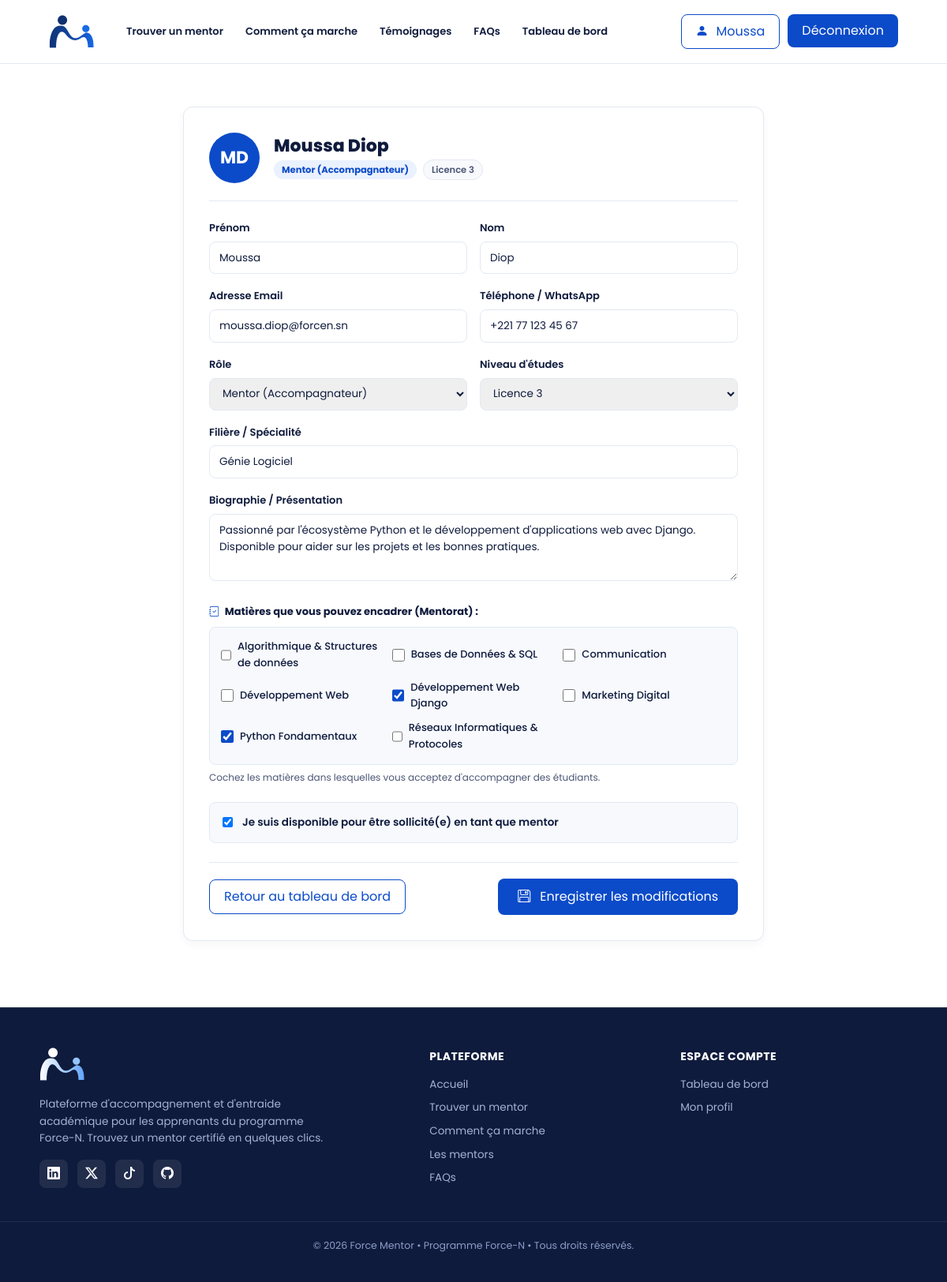
Screenshot of /auth/profil/ (signed in) with the database file from the repository.
### accounts/models.py (models this page shows, shortened)
class Profile(models.Model):
    ROLE_CHOICES = [
        ('MENTORE', 'Mentoré (Apprenant)'),
        ('MENTOR', 'Mentor (Accompagnateur)'),
        ('LES_DEUX', 'Mentor & Mentoré'),
    ]
    NIVEAU_CHOICES = [
        ('L1', 'Licence 1'),
        ('L2', 'Licence 2'),
        ('L3', 'Licence 3'),
        ('M1', 'Master 1'),
        ('M2', 'Master 2'),
        ('CERTIF', 'Formation certifiante (Force-N)'),
        ('AUTRE', 'Autre'),
    ]
    user = models.OneToOneField(User, on_delete=models.CASCADE, related_name='profile')
    role = models.CharField(max_length=20, choices=ROLE_CHOICES, default='MENTORE')
    filiere = models.CharField(max_length=150, blank=True, help_text="Ex: Génie Logiciel, Réseaux, Web...")
    niveau = models.CharField(max_length=20, choices=NIVEAU_CHOICES, default='L1')
    bio = models.TextField(blank=True, help_text="Présentez-vous, vos objectifs ou vos compétences")
    telephone = models.CharField(max_length=30, blank=True, help_text="Numéro WhatsApp ou contact")
    est_disponible = models.BooleanField(default=True, help_text="Disponible pour du mentorat")
    photo = models.ImageField(upload_to='profiles/', blank=True, null=True, help_text="Photo de profil")
    class Meta:
        verbose_name = "Profil Étudiant"
        verbose_name_plural = "Profils Étudiants"
    @property
    def est_mentor(self):
        return self.role in ['MENTOR', 'LES_DEUX']

### mentorship/models.py (models this page shows, shortened)
class Matiere(models.Model):
    nom = models.CharField(max_length=100, unique=True)
    description = models.TextField(blank=True)
    icone = models.CharField(max_length=50, default='bi-journal-code', blank=True, help_text="Classe d'icône Bootstrap Icons")
    class Meta:
        verbose_name = "Matière"
        verbose_name_plural = "Matières"
        ordering = ['nom']

### accounts/views.py (the view)
# urls.py: path('profil/', views.profile_view, name='profile'),
@login_required
def profile_view(request):
    profile = request.user.profile
    all_matieres = Matiere.objects.all()
    user_competences = profile.competences.all()
    user_matiere_ids = list(user_competences.values_list('matiere_id', flat=True))
    if request.method == 'POST':
        form = ProfileUpdateForm(request.POST, instance=profile)
        if form.is_valid():
            form.save()
            if profile.est_mentor:
                selected_matieres = request.POST.getlist('matieres')
                CompetenceMentor.objects.filter(mentor=profile).exclude(matiere_id__in=selected_matieres).delete()
                for mid in selected_matieres:
                    if mid.isdigit():
                        CompetenceMentor.objects.get_or_create(
                            mentor=profile,
                            matiere_id=int(mid),
                            defaults={'niveau_expertise': 'AVANCE'}
                        )
            messages.success(request, "Votre profil a été mis à jour avec succès !")
            return redirect('profile')
    else:
        form = ProfileUpdateForm(instance=profile)
    return render(request, 'accounts/profile.html', {
        'form': form,
        'profile': profile,
        'all_matieres': all_matieres,
        'user_matiere_ids': user_matiere_ids,
    })

### accounts/forms.py (shortened to what this page needs)
class ProfileUpdateForm(forms.ModelForm):
    first_name = forms.CharField(max_length=30, required=True, label="Prénom")
    last_name = forms.CharField(max_length=30, required=True, label="Nom")
    email = forms.EmailField(required=True, label="Adresse Email")
    class Meta:
        model = Profile
        fields = ['role', 'filiere', 'niveau', 'bio', 'telephone', 'est_disponible']
        labels = {
            'role': 'Rôle sur la plateforme',
            'filiere': 'Filière / Spécialité',
            'niveau': "Niveau d'études",
            'bio': 'Biographie / Description',
            'telephone': 'Numéro WhatsApp / Contact',
            'est_disponible': 'Disponible pour du mentorat',
        }
        widgets = {
            'bio': forms.Textarea(attrs={'rows': 3}),
        }
    def __init__(self, *args, **kwargs):
        super().__init__(*args, **kwargs)
        if self.instance and self.instance.user:
            self.fields['first_name'].initial = self.instance.user.first_name
            self.fields['last_name'].initial = self.instance.user.last_name
            self.fields['email'].initial = self.instance.user.email

### templates/accounts/profile.html (shortened to what this page needs)
{% extends 'base.html' %}
{% block content %}
<div class="container py-4" style="max-width: 760px; margin: 30px auto;">
    <div class="card" style="background:#fff; border: 1px solid var(--line); border-radius: 12px; padding: 32px; box-shadow: 0 4px 12px rgba(15,27,61,0.04);">
        <div style="display: flex; align-items: center; gap: 18px; padding-bottom: 22px; border-bottom: 1px solid var(--line); margin-bottom: 24px;">
            <div class="avatar avatar--initials" style="width: 64px; height: 64px; font-size: 22px; border-radius: 50%;">
                {{ user.first_name|slice:":1"|upper|default:"U" }}{{ user.last_name|slice:":1"|upper|default:"" }}
            </div>
            <div>
                <h1 style="font-size: 22px; font-weight: 800; color: var(--ink); margin: 0 0 4px;">{{ user.get_full_name|default:user.username }}</h1>
                <div style="display: flex; gap: 8px; align-items: center;">
                    <span style="font-size: 11.5px; font-weight: 700; color: var(--blue); background: #eaf1ff; padding: 3px 10px; border-radius: 20px;">
                        {{ profile.get_role_display }}
                    </span>
                    <span style="font-size: 11.5px; font-weight: 600; color: var(--muted); background: var(--bg); border: 1px solid var(--line); padding: 3px 10px; border-radius: 20px;">
                        {{ profile.get_niveau_display }}
                    </span>
                </div>
            </div>
        </div>
        <form method="post">
            <div style="display: grid; grid-template-columns: 1fr 1fr; gap: 16px; margin-bottom: 18px;">
                <div>
                    <label style="display: block; font-size: 13px; font-weight: 600; color: var(--ink); margin-bottom: 6px;">Prénom</label>
                    {{ form.first_name }}
                </div>
                <div>
                    <label style="display: block; font-size: 13px; font-weight: 600; color: var(--ink); margin-bottom: 6px;">Nom</label>
                    {{ form.last_name }}
                </div>
            </div>
            <div style="display: grid; grid-template-columns: 1fr 1fr; gap: 16px; margin-bottom: 18px;">
                <div>
                    <label style="display: block; font-size: 13px; font-weight: 600; color: var(--ink); margin-bottom: 6px;">Adresse Email</label>
                    {{ form.email }}
                </div>
                <div>
                    <label style="display: block; font-size: 13px; font-weight: 600; color: var(--ink); margin-bottom: 6px;">Téléphone / WhatsApp</label>
                    {{ form.telephone }}
                </div>
            </div>
            <div style="display: grid; grid-template-columns: 1fr 1fr; gap: 16px; margin-bottom: 18px;">
                <div>
                    <label style="display: block; font-size: 13px; font-weight: 600; color: var(--ink); margin-bottom: 6px;">Rôle</label>
                    {{ form.role }}
                </div>
                <div>
                    <label style="display: block; font-size: 13px; font-weight: 600; color: var(--ink); margin-bottom: 6px;">Niveau d'études</label>
                    {{ form.niveau }}
                </div>
            </div>
            <div style="margin-bottom: 18px;">
                <label style="display: block; font-size: 13px; font-weight: 600; color: var(--ink); margin-bottom: 6px;">Filière / Spécialité</label>
                {{ form.filiere }}
            </div>
            <div style="margin-bottom: 22px;">
                <label style="display: block; font-size: 13px; font-weight: 600; color: var(--ink); margin-bottom: 6px;">Biographie / Présentation</label>
                {{ form.bio }}
            </div>
            {% if profile.est_mentor %}
            <div style="margin-bottom: 22px;" id="matieresSection">
                <label style="display: block; font-size: 13px; font-weight: 700; color: var(--ink); margin-bottom: 8px;">
                    <i class="bi bi-journal-check" style="color: var(--blue); margin-right: 4px;"></i> Matières que vous pouvez encadrer (Mentorat) :
                </label>
                <div style="display: grid; grid-template-columns: repeat(auto-fill, minmax(200px, 1fr)); gap: 10px; background: var(--bg); border: 1.5px solid var(--line); border-radius: 8px; padding: 14px;">
                    {% for mat in all_matieres %}
                    <label style="display: flex; align-items: center; gap: 8px; font-size: 13px; font-weight: 500; color: var(--ink); cursor: pointer; margin: 0;">
                        <input type="checkbox" name="matieres" value="{{ mat.id }}" {% if mat.id in user_matiere_ids %}checked{% endif %} style="accent-color: var(--blue); width: 16px; height: 16px;">
                        <span>{{ mat.nom }}</span>
                    </label>
                    {% endfor %}
                </div>
                <small style="color: var(--muted); font-size: 12px; display: block; margin-top: 6px;">
                    Cochez les matières dans lesquelles vous acceptez d'accompagner des étudiants.
                </small>
            </div>
            {% endif %}
            <div style="background: var(--bg); border: 1px solid var(--line); border-radius: 8px; padding: 14px 16px; margin-bottom: 24px; display: flex; align-items: center; gap: 12px;">
                {{ form.est_disponible }}
                <label for="{{ form.est_disponible.id_for_label }}" style="font-size: 13.5px; font-weight: 600; color: var(--ink); cursor: pointer; margin: 0;">
                    Je suis disponible pour être sollicité(e) en tant que mentor
                </label>
            </div>
            <div style="display: flex; justify-content: space-between; align-items: center; padding-top: 20px; border-top: 1px solid var(--line);">
                <a href="{% url 'dashboard' %}" class="btn btn--outline">Retour au tableau de bord</a>
                <button type="submit" class="btn btn--primary" style="padding: 10px 24px;">
                    <i class="bi bi-floppy" style="margin-right: 6px;"></i> Enregistrer les modifications
                </button>
            </div>
        </form>
    </div>
</div>
{% endblock %}

### templates/mentors/partials/_navbar.html (shortened to what this page needs)
{% load static %}
<header class="navbar">
  <div class="container navbar__inner">
    <a href="{% url 'mentors:home' %}" class="logo-brand" aria-label="Force Mentor">
      <img src="{% static 'img/logo_force_mentor.svg' %}" width="58" height="42" alt="Force Mentor" class="logo-brand__icon logo-brand__icon--navbar">
    </a>
    <nav class="navbar__links" id="navbarLinks">
      <a href="{% url 'mentors:list' %}" class="{% if '/mentors/' in request.path %}active{% endif %}">Trouver un mentor</a>
      <a href="{% url 'mentors:home' %}#comment-ca-marche">Comment ça marche</a>
      <a href="{% url 'mentors:home' %}#temoignages">Témoignages</a>
      <a href="{% url 'mentors:home' %}#faq">FAQs</a>
      {% if user.is_authenticated %}
        <a href="{% url 'dashboard' %}" class="{% if '/tableau-de-bord/' in request.path %}active{% endif %}">Tableau de bord</a>
      {% endif %}
    </nav>
    <div class="navbar__actions" id="navbarActions">
      {% if user.is_authenticated %}
        <a href="{% url 'profile' %}" class="btn btn--outline" title="Gérer mon profil">
          <i class="bi bi-person-fill" style="margin-right: 4px;"></i>{{ user.first_name|default:user.username }}
        </a>
        <form method="post" action="{% url 'logout' %}" style="display:inline;margin:0;">
          <button type="submit" class="btn btn--primary" style="cursor:pointer;border:none;">Déconnexion</button>
        </form>
      {% else %}
        <a href="{% url 'login' %}" class="btn btn--outline">Se connecter</a>
        <a href="{% url 'register' %}" class="btn btn--primary">S'inscrire</a>
      {% endif %}
    </div>
  </div>
</header>

### static/css/style.css (style rules this page uses)
:root { --blue:#0b4bc9; --blue-dark:#093ba2; --green:#17995a; --ink:#0f1b3d; --muted:#4b5675; --line:#e3e8f2; --bg:#f7f9fd; --star:#f5b301;--orange:#cb732b; }
* { box-sizing:border-box;margin:0;padding:0 }
body { font-family:'Poppins',-apple-system,BlinkMacSystemFont,"Segoe UI",Roboto,"Helvetica Neue",Arial,sans-serif;color:var(--ink);background:#fff;line-height:1.6 }
a { color:inherit;text-decoration:none }
.container { width:min(1100px,92%);margin-inline:auto }
.navbar { background:#fff;border-bottom:1px solid var(--line) }
.navbar__inner { display:flex;align-items:center;gap:40px;height:64px }
.navbar__links { display:flex;gap:28px;font-size:13px;font-weight:600;flex:1 }
.navbar__actions { display:flex;gap:10px }
.btn { display:inline-flex;align-items:center;gap:6px;border:1.5px solid transparent;border-radius:8px;padding:9px 18px;font:600 13px inherit;font-family:inherit;cursor:pointer }
.btn--outline { border-color:var(--blue);color:var(--blue);background:#fff }
.btn--primary { background:var(--blue);color:#fff }
.avatar { width:50px;height:50px;border-radius:50%;object-fit:cover;flex:none }
.avatar--initials { display:grid;place-items:center;background:var(--blue);color:#fff;font-weight:700 }
:root { --cnib-blue-navy: #0f1b3d; --cnib-blue-dark: #1f5a98; --cnib-blue-primary: #2b72bb; --cnib-blue-rgba-30: rgba(43, 114, 187, 0.3); --cnib-blue-rgba-20: rgba(43, 114, 187, 0.2); --cnib-blue-rgba-15: rgba(43, 114, 187, 0.15); --cnib-blue-rgba-10: rgba(43, 114, 187, 0.08); --cnib-blue-subtle: rgba(43, 114, 187, 0.04); --cnib-dark: #0f172a; --cnib-muted: #64748b; --cnib-border: rgba(43, 114, 187, 0.2); --cnib-gradient-overlay: linear-gradient(135deg, #1f5a98 0%, #2b72bb 100%); --cnib-gradient-btn: linear-gradient(135deg, #1f5a98 0%, #2b72bb 100%); }
.logo-brand { display: inline-flex; align-items: center; gap: 10px; text-decoration: none; font-family: 'Poppins', 'Inter', sans-serif; }
.logo-brand__icon { flex-shrink: 0; transition: transform 0.2s ease; }

### rows the page displays
Profile: role "Mentor (Accompagnateur)", niveau "Licence 3", telephone "+221 77 123 45 67", filiere "Génie Logiciel", bio "Passionné par l'écosystème Python et le développement d'applications web avec Django. Disponible pour aider sur les projets et les bonnes pratiques.", est_disponible "☑"
Matiere: nom "Algorithmique & Structures de données"
Matiere: nom "Bases de Données & SQL"
Matiere: nom "Communication"
Matiere: nom "Développement Web"
Matiere: matieres "☑", nom "Développement Web Django"
Matiere: nom "Marketing Digital"
Matiere: matieres "☑", nom "Python Fondamentaux"
Matiere: nom "Réseaux Informatiques & Protocoles"

### other values shown
{{ user.first_name|default:user.username }} "Moussa"
{{ user.first_name|slice:":1"|upper|default:"U" }} "M"
{{ user.last_name|slice:":1"|upper|default:"" }} "D"
{{ user.get_full_name|default:user.username }} "Moussa Diop"
